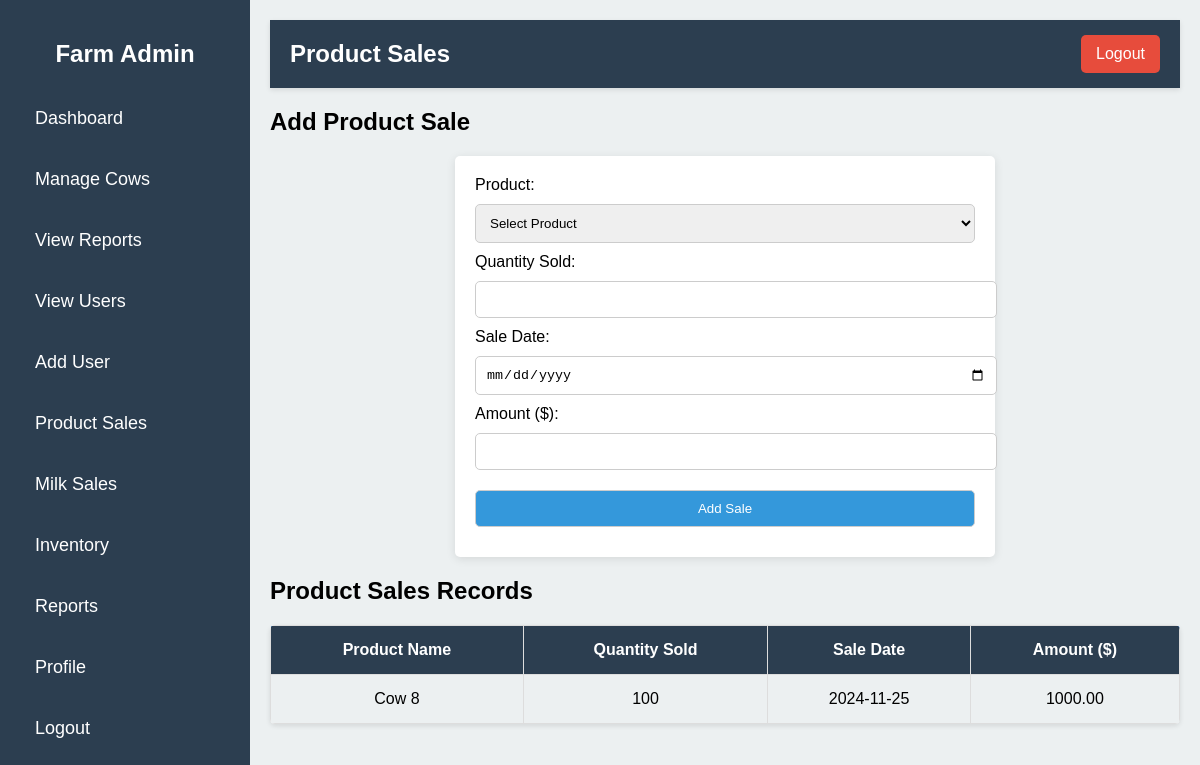
Page /product_sales.php on the committed database.
### tables this page shows
CREATE TABLE `tblsales` (
  `sale_id` int(10) UNSIGNED NOT NULL,
  `product_id` int(10) UNSIGNED NOT NULL,
  `quantity` int(10) UNSIGNED NOT NULL,
  `sale_date` date NOT NULL,
  `amount` decimal(10,2) NOT NULL
);

CREATE TABLE `tblproducts` (
  `product_id` int(10) UNSIGNED NOT NULL,
  `product_name` varchar(150) NOT NULL,
  `product_price` decimal(10,2) NOT NULL,
  `created_at` timestamp NOT NULL DEFAULT current_timestamp(),
  `stock_level` int(10) UNSIGNED NOT NULL DEFAULT 0
);

### product_sales.php (the view, shortened to what this page needs)
<?php
include('db_connect.php');
$query_sales = "SELECT tblsales.*, tblproducts.product_name
                FROM tblsales
                JOIN tblproducts ON tblsales.product_id = tblproducts.product_id
                ORDER BY tblsales.sale_date DESC";
$result_sales = mysqli_query($con, $query_sales);
?>
<!DOCTYPE html>
<html lang="en">
<head>
    <link rel="stylesheet" href="styles.css">
</head>
<body>
    <div class="container">
        <div class="sidebar">
            <h2>Farm Admin</h2>
            <ul>
                <li><a href="admin_dashboard.php">Dashboard</a></li>
                <li><a href="manage_cows.php">Manage Cows</a></li>
                <li><a href="view_reports.php">View Reports</a></li>
                <li><a href="view_users.php">View Users</a></li>
                <li><a href="add_user.php">Add User</a></li>
                <li><a href="product_sales.php">Product Sales</a></li>
                <li><a href="milk_sales.php">Milk Sales</a></li>
                <li><a href="inventory.php">Inventory</a></li>
                <li><a href="report.php">Reports</a></li>
                <li><a href="profile2.php">Profile</a></li>
                <li><a href="logout.php">Logout</a></li>
            </ul>
        </div>
        <div class="main-content">
            <div class="header">
                <h1>Product Sales</h1>
                <a href="logout.php" class="logout-btn">Logout</a>
            </div>
            <h2>Add Product Sale</h2>
            <form method="POST">
                <label for="product_id">Product:</label>
                <select name="product_id" id="product_id" required>
                    <option value="">Select Product</option>
                </select>
                <label for="quantity">Quantity Sold:</label>
                <input type="number" id="quantity" name="quantity" required>
                <label for="sale_date">Sale Date:</label>
                <input type="date" id="sale_date" name="sale_date" required>
                <label for="amount">Amount ($):</label>
                <input type="number" id="amount" name="amount" step="0.01" required>
                <button type="submit">Add Sale</button>
            </form>
            <h2>Product Sales Records</h2>
            <table style="width: 100%; border-collapse: collapse;">
                <thead>
                    <tr style="background-color: #007bff; color: white;">
                        <th>Product Name</th>
                        <th>Quantity Sold</th>
                        <th>Sale Date</th>
                        <th>Amount ($)</th>
                    </tr>
                </thead>
                <tbody>
                    <?php while ($row = mysqli_fetch_assoc($result_sales)) { ?>
                        <tr>
                            <td><?php echo htmlspecialchars($row['product_name']); ?></td>
                            <td><?php echo htmlspecialchars($row['quantity']); ?></td>
                            <td><?php echo htmlspecialchars($row['sale_date']); ?></td>
                            <td><?php echo htmlspecialchars($row['amount']); ?></td>
                        </tr>
                    <?php } ?>
                </tbody>
            </table>
        </div>
    </div>
</body>
</html>

### styles.css (style rules this page uses)
body { font-family: Arial, sans-serif; margin: 0; padding: 0; background-color: #f4f4f9; }
.container { display: flex; min-height: 100vh; }
.sidebar { width: 250px; height: 100vh; position: fixed; top: 0; left: 0; background-color: #2c3e50; color: white; padding: 20px; box-sizing: border-box; z-index: 1000; }
.sidebar h2 { text-align: center; margin-bottom: 30px; }
.sidebar ul { list-style-type: none; padding: 0; margin: 0; }
.sidebar ul li { margin: 20px 0; }
.sidebar ul li a { color: white; text-decoration: none; font-size: 18px; display: block; padding: 10px 15px; border-radius: 5px; transition: background-color 0.3s, padding-left 0.3s; }
.main-content { margin-left: 250px; padding: 20px; background-color: #ecf0f1; flex-grow: 1; min-height: 100vh; box-sizing: border-box; overflow: auto; }
.header { display: flex; justify-content: space-between; align-items: center; background-color: #2c3e50; color: white; padding: 15px 20px; box-shadow: 0px 2px 5px rgba(0, 0, 0, 0.1); position: sticky; top: 0; z-index: 999; }
.header h1 { margin: 0; font-size: 24px; }
.logout-btn { background-color: #e74c3c; color: white; padding: 10px 15px; border-radius: 5px; text-decoration: none; transition: background-color 0.3s; }
table { width: 100%; border-collapse: collapse; margin-top: 20px; background-color: white; box-shadow: 0px 2px 5px rgba(0, 0, 0, 0.1); border-radius: 5px; overflow: hidden; }
table th, table td { padding: 15px; text-align: center; border: 1px solid #ddd; }
table th { background-color: #2c3e50; color: white; }
table td { background-color: #ecf0f1; }
form { max-width: 500px; margin: 20px auto; background-color: white; padding: 20px; border-radius: 5px; box-shadow: 0px 2px 10px rgba(0, 0, 0, 0.1); }
form input, form button, form select { width: 100%; padding: 10px; margin: 10px 0; border: 1px solid #ccc; border-radius: 5px; }
form button { background-color: #3498db; color: white; cursor: pointer; transition: background-color 0.3s; }

### rows in the picture
tblsales: product.product_name "Cow 8", quantity "100", sale_date "2024-11-25", amount "1000.00"
